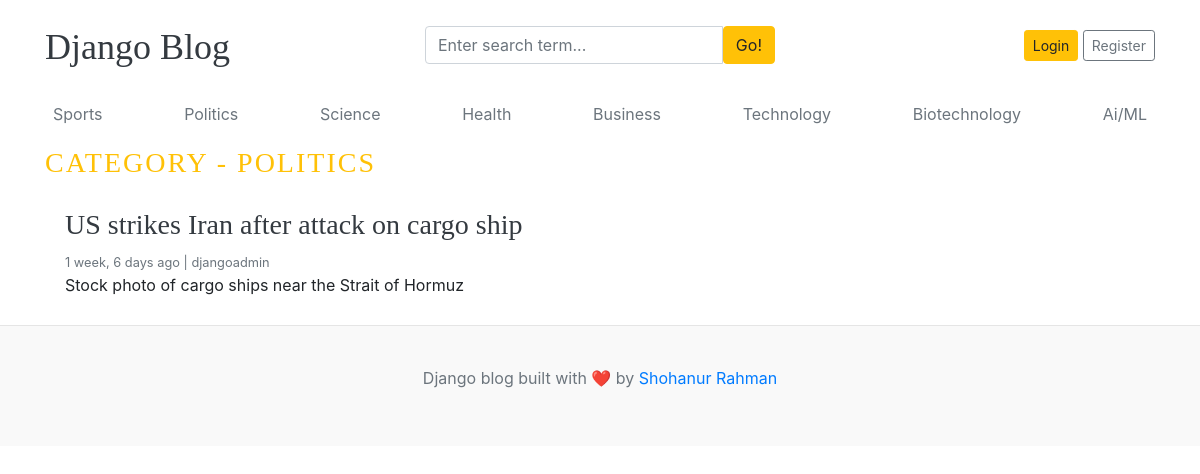
Before: /category/2/ with the older database file.
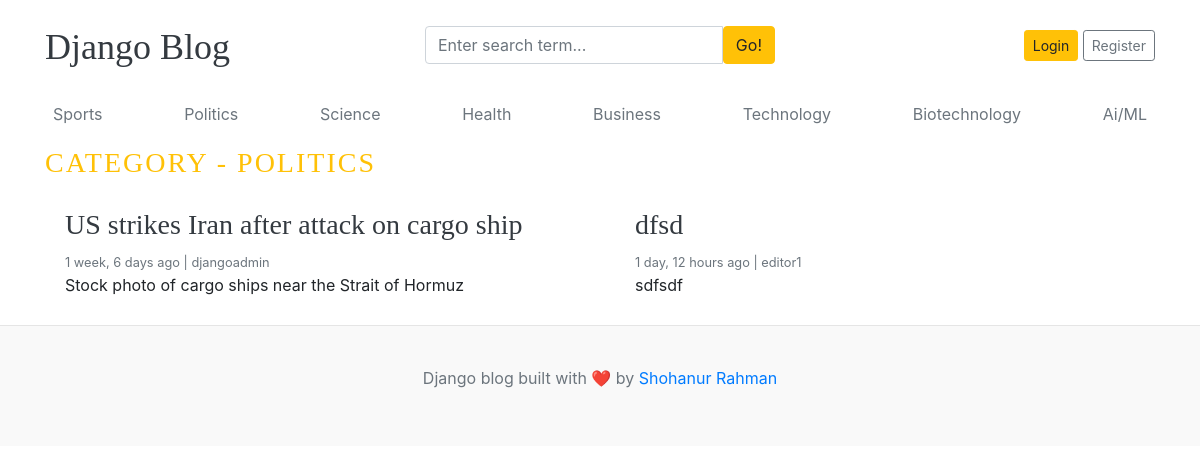
After: the same page with the newer database file.
### blogs/models.py (models this page shows, shortened)
class Category(models.Model):
    category_name = models.CharField(max_length=50)
    created_at = models.DateTimeField(auto_now_add=True)
    updated_at = models.DateTimeField(auto_now=True)
    class Meta:
        verbose_name_plural = "Categories"
    def __str__(self):
        return self.category_name

class Blog(models.Model):
    title = models.CharField(max_length=100)
    slug = models.SlugField(max_length=150, unique=True, blank=True)
    category = models.ForeignKey(Category, on_delete=models.CASCADE)
    author = models.ForeignKey(User, on_delete=models.CASCADE)
    featured_image = models.ImageField(upload_to='uploads/%Y/%m/%d/', blank=True)
    short_description = models.TextField(max_length=500)
    blog_body = models.TextField(max_length=2000)
    status = models.CharField(max_length=20, choices=STATUS_CHOICES, default="Draft")
    is_featured = models.BooleanField(default=False)
    created_at = models.DateTimeField(auto_now_add=True)
    updated_at = models.DateTimeField(auto_now=True)

### blogs/views.py (the view)
# urls.py: path('<int:category_id>/', views.post_by_category, name='post_by_category'),
def post_by_category(request, category_id):
    posts = Blog.objects.filter(category_id=category_id, status='Published').order_by('updated_at')
    category = get_object_or_404(Category, pk=category_id)
    context = {
        "posts": posts,
        "category": category,
    }
    return render(request, 'post_by_category.html', context)

### blogs/context_processors.py (called while the page is built)
def get_categories(request):
    categories = Category.objects.all()
    return dict(categories=categories)

def get_social_links(request):
    social_links = SocialLink.objects.all()
    return dict(social_links=social_links)

### templates/post_by_category.html (shortened to what this page needs)
{% extends "base.html" %}
{% block content %}
    <h3 class="text-uppercase text-warning" style="letter-spacing: 2px;">Category - {{category}}</h3>
    <div class="row mb-2">
      {% if posts %}
      {% for post in posts %}
      <div class="col-md-6">
        <div class="card border-0">
          <div class="card-body">
            <h3><a href="{% url 'blogs' slug=post.slug %}" class="text-dark"> {{ post.title }}</a></h3>
            <small class="mb-1 text-muted"> {{ post.created_at | timesince }} ago | {{ post.author }} </small>
            <p class="card-text">
              {{ post.short_description | truncatewords:25 }}
            </p>
          </div>
        </div>
      </div>
      {% endfor %}
      {% endif %}
    </div>
  </div>
  {% endblock %}

### templates/base.html (shortened to what this page needs)
{% load static %}
<!doctype html>
<html lang="en">
<head>
  <link href="https://getbootstrap.com/docs/4.0/dist/css/bootstrap.min.css" rel="stylesheet" />
  <link href="{% static 'css/blog.css' %}" rel="stylesheet" />
  <link rel="stylesheet" href="https://cdnjs.cloudflare.com/ajax/libs/font-awesome/4.7.0/css/font-awesome.min.css">
</head>
<body>
  <div class="container">
    <header class="blog-header py-3">
      <div class="row flex-nowrap justify-content-between align-items-center">
        <div class="col-4 pt-1">
          <a class="blog-header-logo text-dark" href="/">Django Blog</a>
        </div>
        <div class="col-4">
          <form action="{% url 'search' %}" method="GET">
            <div class="input-group">
                <input class="form-control" type="text" name="keyword" value="{{ keyword }}" placeholder="Enter search term..." aria-label="Enter search term..." aria-describedby="button-search" />
                <button type="submit" class="btn btn-warning" id="button-search" type="button">Go!</button>
            </div>
          </form>
        </div>
        <div class="col-4 d-flex justify-content-end align-items-center">
          {% if not user.is_authenticated %}
          <a class="btn btn-sm btn-warning" href="{% url 'login' %}">Login</a>
          <a class="btn btn-sm btn-outline-secondary" href="{% url 'register' %}">Register</a>
          {% endif %}
        </div>
      </div>
    </header>
    <div class="nav-scroller py-1 mb-2">
      <nav class="nav d-flex justify-content-between">
        {% for cat in categories %}
        <a class="p-2 text-muted" href="{% url 'post_by_category' cat.id %}">{{ cat.category_name }}</a>
        {% endfor %}
      </nav>
    </div>
{% block content %}
{% endblock %}
   <footer class="blog-footer">
    <p>
      Django blog built with ❤️ by
      <a href="#">Shohanur Rahman</a>
    </p>
  </footer>
</body>
</html>

Changed rows visible on the page:
added Blog: title "dfsd", created_at "1 day, 12 hours", author "editor1", short_description "sdfsdf"
